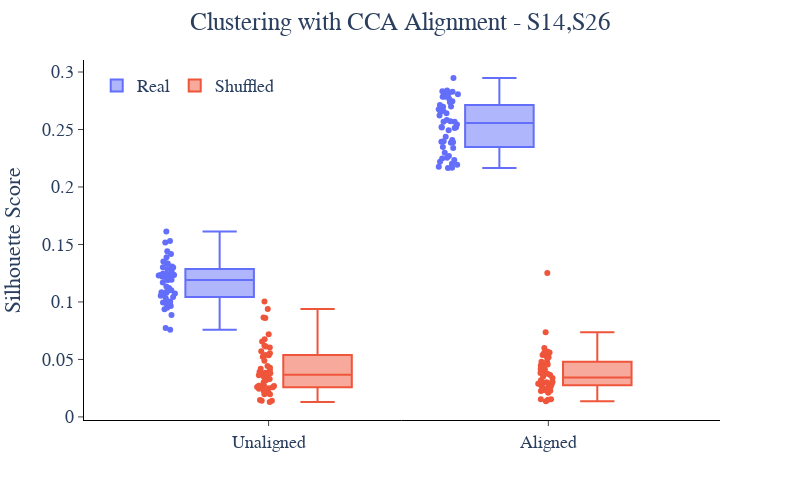

Here is the notebook cell this chart was saved with:
### Code cell
fig = px.box(sil_df_long, color='Condition', y="Silhouette Score", x='Data', points='all', width=800, height=500)
# fig.add_hline(y=1/9, line_dash='dash', line_color='grey', annotation_text='Chance', annotation_position='bottom right')
fig.update_layout(
    plot_bgcolor='white',
    legend=dict(
        orientation='h',
        yanchor='top',
        y=0.98,
        xanchor='left',
        x=0.02,
        title_text=''
    ),
    # showlegend=False,
    title_text=f'Clustering with CCA Alignment - {",".join(pts)}',
    title_x=0.5,
    font=dict(size=18, family='Arial')
)
fig.update_xaxes(
    title='',
    mirror=False,
    ticks='outside',
    showline=True,
    linecolor='black',
    showgrid=False,
    # tickvals=[0,1],
    # range=[-0.5, 3.5],
    # ticktext=['Patient-Specific', 'Shared Neural<br>Latent Space'],
)
fig.update_yaxes(
    title='Silhouette Score',
    mirror=False,
    ticks='outside',
    showline=True,
    linecolor='black',
    showgrid=False,
    # range=[0, 0.8]
)
fig.show()

### Figure 1 — Plotly figure (JSON) as saved in the notebook; plotly's stock layout.template omitted (floating-point values rounded to 4 significant figures)
{"data": [{"alignmentgroup": "True", "boxpoints": "all", "hovertemplate": "Condition=Real<br>Data=%{x}<br>Silhouette Score=%{y}<extra></extra>", "legendgroup": "Real", "marker": {"color": "#636efa"}, "name": "Real", "notched": false, "offsetgroup": "Real", "orientation": "v", "showlegend": true, "type": "box", "x": ["Unaligned", "Unaligned", "Unaligned", "Unaligned", "Unaligned", "Unaligned", "Unaligned", "Unaligned", "Unaligned", "Unaligned", "Unaligned", "Unaligned", "Unaligned", "Unaligned", "Unaligned", "Unaligned", "Unaligned", "Unaligned", "Unaligned", "Unaligned", "Unaligned", "Unaligned", "Unaligned", "Unaligned", "Unaligned", "Unaligned", "Unaligned", "Unaligned", "Unaligned", "Unaligned", "Unaligned", "Unaligned", "Unaligned", "Unaligned", "Unaligned", "Unaligned", "Unaligned", "Unaligned", "Unaligned", "Unaligned", "Unaligned", "Unaligned", "Unaligned", "Unaligned", "Unaligned", "Unaligned", "Unaligned", "Unaligned", "Unaligned", "Unaligned", "Aligned", "Aligned", "Aligned", "Aligned", "Aligned", "Aligned", "Aligned", "Aligned", "Aligned", "Aligned", "Aligned", "Aligned", "Aligned", "Aligned", "Aligned", "Aligned", "Aligned", "Aligned", "Aligned", "Aligned", "Aligned", "Aligned", "Aligned", "Aligned", "Aligned", "Aligned", "Aligned", "Aligned", "Aligned", "Aligned", "Aligned", "Aligned", "Aligned", "Aligned", "Aligned", "Aligned", "Aligned", "Aligned", "Aligned", "Aligned", "Aligned", "Aligned", "Aligned", "Aligned", "Aligned", "Aligned", "Aligned", "Aligned", "Aligned", "Aligned"], "x0": " ", "xaxis": "x", "y": [0.1247, 0.13, 0.09953, 0.1085, 0.1518, 0.122, 0.1612, 0.1134, 0.09897, 0.1234, 0.1236, 0.1235, 0.1242, 0.1054, 0.1337, 0.1073, 0.1309, 0.1098, 0.0988, 0.1191, 0.1168, 0.1301, 0.1084, 0.1388, 0.1192, 0.1029, 0.1246, 0.1351, 0.1231, 0.0964, 0.07736, 0.1059, 0.1042, 0.1265, 0.09366, 0.1103, 0.153, 0.1335, 0.1194, 0.1077, 0.08855, 0.1416, 0.1287, 0.1212, 0.07581, 0.1004, 0.1441, 0.09487, 0.1122, 0.09648, 0.2202, 0.2235, 0.2386, 0.2768, 0.2176, 0.2568, 0.2785, 0.2523, 0.2833, 0.2568, 0.2582, 0.2662, 0.2493, 0.2784, 0.2713, 0.2193, 0.2543, 0.2737, 0.2517, 0.2219, 0.2394, 0.2622, 0.2654, 0.2839, 0.2297, 0.2519, 0.2808, 0.2948, 0.2699, 0.2437, 0.2168, 0.227, 0.241, 0.2339, 0.2389, 0.2165, 0.2347, 0.2816, 0.2397, 0.2699, 0.2665, 0.2806, 0.2677, 0.2572, 0.2254, 0.2829, 0.2642, 0.2514, 0.2249, 0.2745], "y0": " ", "yaxis": "y"}, {"alignmentgroup": "True", "boxpoints": "all", "hovertemplate": "Condition=Shuffled<br>Data=%{x}<br>Silhouette Score=%{y}<extra></extra>", "legendgroup": "Shuffled", "marker": {"color": "#EF553B"}, "name": "Shuffled", "notched": false, "offsetgroup": "Shuffled", "orientation": "v", "showlegend": true, "type": "box", "x": ["Unaligned", "Unaligned", "Unaligned", "Unaligned", "Unaligned", "Unaligned", "Unaligned", "Unaligned", "Unaligned", "Unaligned", "Unaligned", "Unaligned", "Unaligned", "Unaligned", "Unaligned", "Unaligned", "Unaligned", "Unaligned", "Unaligned", "Unaligned", "Unaligned", "Unaligned", "Unaligned", "Unaligned", "Unaligned", "Unaligned", "Unaligned", "Unaligned", "Unaligned", "Unaligned", "Unaligned", "Unaligned", "Unaligned", "Unaligned", "Unaligned", "Unaligned", "Unaligned", "Unaligned", "Unaligned", "Unaligned", "Unaligned", "Unaligned", "Unaligned", "Unaligned", "Unaligned", "Unaligned", "Unaligned", "Unaligned", "Unaligned", "Unaligned", "Aligned", "Aligned", "Aligned", "Aligned", "Aligned", "Aligned", "Aligned", "Aligned", "Aligned", "Aligned", "Aligned", "Aligned", "Aligned", "Aligned", "Aligned", "Aligned", "Aligned", "Aligned", "Aligned", "Aligned", "Aligned", "Aligned", "Aligned", "Aligned", "Aligned", "Aligned", "Aligned", "Aligned", "Aligned", "Aligned", "Aligned", "Aligned", "Aligned", "Aligned", "Aligned", "Aligned", "Aligned", "Aligned", "Aligned", "Aligned", "Aligned", "Aligned", "Aligned", "Aligned", "Aligned", "Aligned", "Aligned", "Aligned", "Aligned", "Aligned"], "x0": " ", "xaxis": "x", "y": [0.02636, 0.03706, 0.06037, 0.04425, 0.01397, 0.0362, 0.04068, 0.03453, 0.01298, 0.03791, 0.04275, 0.01472, 0.0612, 0.03393, 0.06557, 0.02572, 0.05712, 0.09396, 0.06754, 0.02722, 0.02592, 0.04885, 0.02492, 0.1003, 0.0318, 0.02679, 0.04196, 0.05381, 0.02264, 0.05538, 0.06189, 0.02117, 0.039, 0.01977, 0.03625, 0.08649, 0.03838, 0.03002, 0.03851, 0.05373, 0.02082, 0.02713, 0.05231, 0.03293, 0.01975, 0.0244, 0.01403, 0.07196, 0.08606, 0.0255, 0.02884, 0.0349, 0.02791, 0.05623, 0.04562, 0.05389, 0.021, 0.0454, 0.05593, 0.02441, 0.03034, 0.01359, 0.02493, 0.0417, 0.02951, 0.02653, 0.03053, 0.02288, 0.02858, 0.02312, 0.05265, 0.05191, 0.02895, 0.03758, 0.02748, 0.05623, 0.03018, 0.02885, 0.07358, 0.04803, 0.01494, 0.04172, 0.02267, 0.04121, 0.04466, 0.01544, 0.1253, 0.03771, 0.01532, 0.06003, 0.0309, 0.03827, 0.0338, 0.04836, 0.032, 0.02264, 0.0553, 0.04194, 0.05681, 0.03648], "y0": " ", "yaxis": "y"}], "layout": {"boxmode": "group", "font": {"family": "Arial", "size": 18}, "height": 500, "legend": {"orientation": "h", "title": {"text": ""}, "tracegroupgap": 0, "x": 0.02, "xanchor": "left", "y": 0.98, "yanchor": "top"}, "margin": {"t": 60}, "plot_bgcolor": "white", "title": {"text": "Clustering with CCA Alignment - S14,S26", "x": 0.5}, "width": 800, "xaxis": {"anchor": "y", "domain": [0, 1], "linecolor": "black", "mirror": false, "showgrid": false, "showline": true, "ticks": "outside", "title": {"text": ""}}, "yaxis": {"anchor": "x", "domain": [0, 1], "linecolor": "black", "mirror": false, "showgrid": false, "showline": true, "ticks": "outside", "title": {"text": "Silhouette Score"}}}}
